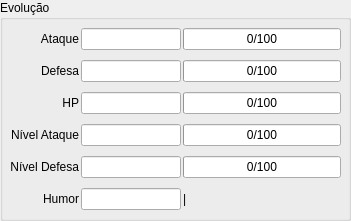
  <widget class="QGroupBox" name="groupBox_2">
   <property name="geometry">
    <rect>
     <x>430</x>
     <y>230</y>
     <width>351</width>
     <height>221</height>
    </rect>
   </property>
   <property name="title">
    <string>Evolução</string>
   </property>
   <widget class="QWidget" name="gridLayoutWidget_3">
    <property name="geometry">
     <rect>
      <x>10</x>
      <y>20</y>
      <width>331</width>
      <height>201</height>
     </rect>
    </property>
    <layout class="QGridLayout" name="gridLayout_3" rowstretch="0,0,0,0,0,150">
     <property name="spacing">
      <number>2</number>
     </property>
     <item row="4" column="0">
      <widget class="QLabel" name="label_59">
       <property name="text">
        <string>Nível Defesa</string>
       </property>
       <property name="alignment">
        <set>Qt::AlignRight|Qt::AlignTrailing|Qt::AlignVCenter</set>
       </property>
      </widget>
     </item>
     <item row="2" column="0">
      <widget class="QLabel" name="label_57">
       <property name="text">
        <string>HP</string>
       </property>
       <property name="alignment">
        <set>Qt::AlignRight|Qt::AlignTrailing|Qt::AlignVCenter</set>
       </property>
      </widget>
     </item>
     <item row="1" column="1">
      <widget class="QLineEdit" name="txtDef">
       <property name="minimumSize">
        <size>
         <width>100</width>
         <height>0</height>
        </size>
       </property>
       <property name="maximumSize">
        <size>
         <width>100</width>
         <height>16777215</height>
        </size>
       </property>
      </widget>
     </item>
     <item row="5" column="1">
      <widget class="QLineEdit" name="txtNature">
       <property name="minimumSize">
        <size>
         <width>100</width>
         <height>0</height>
        </size>
       </property>
       <property name="maximumSize">
        <size>
         <width>100</width>
         <height>16777215</height>
        </size>
       </property>
      </widget>
     </item>
     <item row="5" column="0">
      <widget class="QLabel" name="label_60">
       <property name="text">
        <string>Humor</string>
       </property>
       <property name="alignment">
        <set>Qt::AlignRight|Qt::AlignTrailing|Qt::AlignVCenter</set>
       </property>
      </widget>
     </item>
     <item row="0" column="1">
      <widget class="QLineEdit" name="txtAtk">
       <property name="minimumSize">
        <size>
         <width>100</width>
         <height>0</height>
        </size>
       </property>
       <property name="maximumSize">
        <size>
         <width>100</width>
         <height>16777215</height>
        </size>
       </property>
      </widget>
     </item>
     <item row="2" column="1">
      <widget class="QLineEdit" name="txtHp">
       <property name="minimumSize">
        <size>
         <width>100</width>
         <height>0</height>
        </size>
       </property>
       <property name="maximumSize">
        <size>
         <width>100</width>
         <height>16777215</height>
        </size>
       </property>
      </widget>
     </item>
     <item row="1" column="0">
      <widget class="QLabel" name="label_56">
       <property name="text">
        <string>Defesa</string>
       </property>
       <property name="alignment">
        <set>Qt::AlignRight|Qt::AlignTrailing|Qt::AlignVCenter</set>
       </property>
      </widget>
     </item>
     <item row="3" column="1">
      <widget class="QLineEdit" name="txtAtkLevel">
       <property name="minimumSize">
        <size>
         <width>100</width>
         <height>0</height>
        </size>
       </property>
       <property name="maximumSize">
        <size>
         <width>100</width>
         <height>16777215</height>
        </size>
       </property>
      </widget>
     </item>
     <item row="0" column="0">
      <widget class="QLabel" name="label_55">
       <property name="text">
        <string>Ataque</string>
       </property>
       <property name="alignment">
        <set>Qt::AlignRight|Qt::AlignTrailing|Qt::AlignVCenter</set>
       </property>
      </widget>
     </item>
     <item row="3" column="0">
      <widget class="QLabel" name="label_58">
       <property name="text">
        <string>Nível Ataque</string>
       </property>
       <property name="alignment">
        <set>Qt::AlignRight|Qt::AlignTrailing|Qt::AlignVCenter</set>
       </property>
      </widget>
     </item>
     <item row="4" column="1">
      <widget class="QLineEdit" name="txtDefLevel">
       <property name="minimumSize">
        <size>
         <width>100</width>
         <height>0</height>
        </size>
       </property>
       <property name="maximumSize">
        <size>
         <width>100</width>
         <height>16777215</height>
        </size>
       </property>
      </widget>
     </item>
     <item row="0" column="2">
      <widget class="QProgressBar" name="progressAtk">
       <property name="styleSheet">
        <string notr="true">selection-background-color: rgb(150, 0, 0);</string>
       </property>
       <property name="value">
        <number>0</number>
       </property>
       <property name="textVisible">
        <bool>true</bool>
       </property>
       <property name="format">
        <string>%v/%m</string>
       </property>
      </widget>
     </item>
     <item row="5" column="2">
      <widget class="QLabel" name="txtNatureName">
       <property name="text">
        <string>|</string>
       </property>
      </widget>
     </item>
     <item row="1" column="2">
      <widget class="QProgressBar" name="progressDef">
       <property name="styleSheet">
        <string notr="true">selection-background-color: rgb(150, 0, 0);</string>
       </property>
       <property name="value">
        <number>0</number>
       </property>
       <property name="textVisible">
        <bool>true</bool>
       </property>
       <property name="format">
        <string>%v/%m</string>
       </property>
      </widget>
     </item>
     <item row="2" column="2">
      <widget class="QProgressBar" name="progressHP">
       <property name="styleSheet">
        <string notr="true">selection-background-color: rgb(150, 0, 0);</string>
       </property>
       <property name="value">
        <number>0</number>
       </property>
       <property name="textVisible">
        <bool>true</bool>
       </property>
       <property name="format">
        <string>%v/%m</string>
       </property>
      </widget>
     </item>
     <item row="3" column="2">
      <widget class="QProgressBar" name="progressAtkLevel">
       <property name="styleSheet">
        <string notr="true">selection-background-color: rgb(150, 0, 0);</string>
       </property>
       <property name="value">
        <number>0</number>
       </property>
       <property name="textVisible">
        <bool>true</bool>
       </property>
       <property name="format">
        <string>%v/%m</string>
       </property>
      </widget>
     </item>
     <item row="4" column="2">
      <widget class="QProgressBar" name="progressDefLevel">
       <property name="styleSheet">
        <string notr="true">selection-background-color: rgb(150, 0, 0);</string>
       </property>
       <property name="value">
        <number>0</number>
       </property>
       <property name="textVisible">
        <bool>true</bool>
       </property>
       <property name="format">
        <string>%v/%m</string>
       </property>
      </widget>
     </item>
    </layout>
   </widget>
  </widget>
